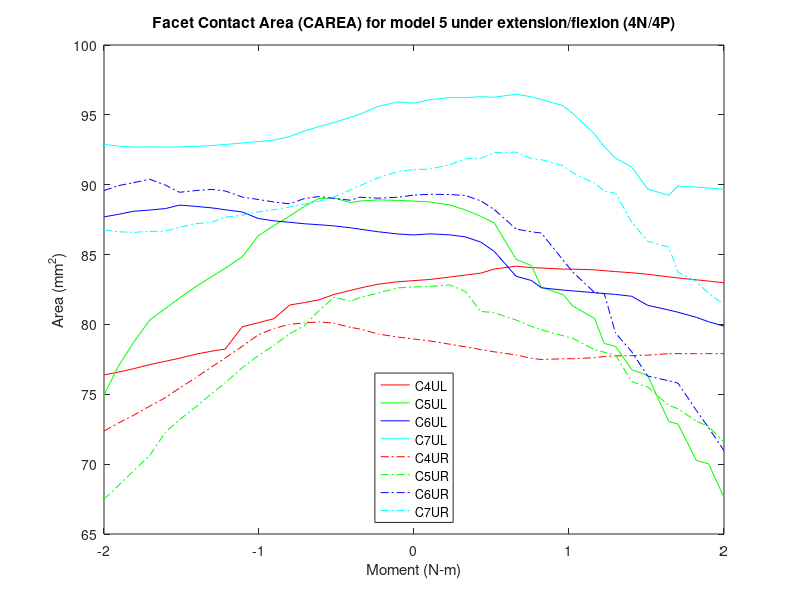

Source code (MATLAB):
% Facet Contact Area (CAREA)
% model5_LatSlide_Tether/4n & 4p
clear all;
%% 4P
figure (16)

c4ulxp=[2 2.05126 2.11533 2.16533 2.21533 2.25908 2.32939 2.37939 2.41064 2.48096 2.51221 2.58252 2.61377 2.65013 2.70227 2.75401 2.82172 2.85179 2.91104 2.95017 3]-2;
c4ulyp=[83.1369 83.2181 83.3931 83.5305 83.6731 83.9603 84.1717 84.0624 84.0391 83.9587 83.9578 83.9085 83.8447 83.7815 83.6994 83.5893 83.4036 83.3289 83.1915 83.1023 82.9816];

c4urxp=[2 2.05126 2.11533 2.16533 2.21533 2.25908 2.32939 2.37939 2.41064 2.48096 2.51221 2.58252 2.61377 2.65013 2.70227 2.75401 2.82172 2.85179 2.91104 2.95017 3]-2;
c4uryp=[78.9534 78.8207 78.5841 78.4015 78.2004 78.0387 77.8187 77.5705 77.4899 77.541 77.5483 77.6228 77.7047 77.7464 77.7697 77.802 77.9067 77.9108 77.9033 77.9128 77.9059];

c5ulxp=[2 2.05126 2.11533 2.16533 2.21533 2.25908 2.32939 2.37939 2.41064 2.48096 2.51221 2.58252 2.61377 2.65013 2.70227 2.75401 2.82172 2.85179 2.91104 2.95017 3]-2;
c5ulyp=[88.8267 88.7657 88.5515 88.2006 87.7384 87.2616 84.6649 84.1952 82.6627 82.1372 81.3217 80.4292 78.6389 78.4283 76.7662 76.3349 73.057 72.8656 70.2629 70.0295 67.6191];

c5urxp=[2 2.05126 2.11533 2.16533 2.21533 2.25908 2.32939 2.37939 2.41064 2.48096 2.51221 2.58252 2.61377 2.65013 2.70227 2.75401 2.82172 2.85179 2.91104 2.95017 3]-2;
c5uryp=[82.6801 82.7202 82.8268 82.3672 80.9323 80.8389 80.3144 79.855 79.6189 79.1887 79.0131 78.1981 78.0138 77.8059 75.9094 75.5246 74.2087 73.9651 73.0742 72.6961 71.586];

c6ulxp=[2 2.05126 2.11533 2.16533 2.21533 2.25908 2.32939 2.37939 2.41064 2.48096 2.51221 2.58252 2.61377 2.65013 2.70227 2.75401 2.82172 2.85179 2.91104 2.95017 3]-2;
c6ulyp=[86.4053 86.4845 86.4102 86.2696 85.8937 85.2249 83.445 83.1407 82.6236 82.4579 82.4001 82.2703 82.2141 82.1484 82.0151 81.3663 81.0337 80.8716 80.5064 80.1894 79.8795];

c6urxp=[2 2.05126 2.11533 2.16533 2.21533 2.25908 2.32939 2.37939 2.41064 2.48096 2.51221 2.58252 2.61377 2.65013 2.70227 2.75401 2.82172 2.85179 2.91104 2.95017 3]-2;
c6uryp=[89.2598 89.3147 89.2995 89.23 88.8484 88.2212 86.8291 86.6256 86.5454 84.6012 83.7486 82.2835 82.2055 79.3819 78.0486 76.3018 75.9676 75.7954 73.8373 72.6041 70.9714];

c7ulxp=[2 2.05126 2.11533 2.16533 2.21533 2.25908 2.32939 2.37939 2.41064 2.48096 2.51221 2.58252 2.61377 2.65013 2.70227 2.75401 2.82172 2.85179 2.91104 2.95017 3]-2;
c7ulyp=[95.8366 96.086 96.24 96.2317 96.2998 96.2609 96.4795 96.29 96.1025 95.6558 95.0954 93.6331 92.7152 91.902 91.2599 89.6892 89.2414 89.9095 89.8311 89.7595 89.6879];

c7urxp=[2 2.05126 2.11533 2.16533 2.21533 2.25908 2.32939 2.37939 2.41064 2.48096 2.51221 2.58252 2.61377 2.65013 2.70227 2.75401 2.82172 2.85179 2.91104 2.95017 3]-2;
c7uryp=[91.0847 91.1182 91.4326 91.851 91.8941 92.2939 92.3362 91.8676 91.7945 91.3595 90.8569 90.0941 89.5506 89.3911 87.3236 85.9498 85.5335 83.7428 83.0618 82.2227 81.4374];

%% 4N

c4ulxn=-1*[2 2.05126 2.11533 2.17471 2.20404 2.25806 2.30703 2.35279 2.40109 2.45138 2.50274 2.55389 2.60894 2.65187 2.70418 2.75649 2.80083 2.85242 2.90526 2.95387 3]+2;
c4ulyn=[83.1369 83.0562 82.882 82.6021 82.4388 82.1451 81.7589 81.5673 81.3903 80.4169 80.1173 79.8294 78.2363 78.0892 77.8664 77.5817 77.369 77.1257 76.8252 76.5872 76.3845];

c4urxn=-1*[2 2.05126 2.11533 2.17471 2.20404 2.25806 2.30703 2.35279 2.40109 2.45138 2.50274 2.55389 2.60894 2.65187 2.70418 2.75649 2.80083 2.85242 2.90526 2.95387 3]+2;
c4uryn=[78.9534 79.094 79.3135 79.6729 79.788 80.0818 80.1846 80.1074 80.0089 79.7128 79.2523 78.4366 77.5954 76.9692 76.18 75.4454 74.7729 74.1491 73.4909 72.9384 72.3678 ];

c5ulxn=-1*[2 2.05126 2.11533 2.17471 2.20404 2.25806 2.30703 2.35279 2.40109 2.45138 2.50274 2.55389 2.60894 2.65187 2.70418 2.75649 2.80083 2.85242 2.90526 2.95387 3]+2;
c5ulyn=[88.8267 88.8794 88.9126 88.8354 88.7193 89.0504 89.0129 88.4627 87.7552 87.0821 86.3399 84.8457 84.0202 83.4378 82.7014 81.8917 81.1622 80.3135 78.6948 77.0047 74.9282];

c5urxn=-1*[2 2.05126 2.11533 2.17471 2.20404 2.25806 2.30703 2.35279 2.40109 2.45138 2.50274 2.55389 2.60894 2.65187 2.70418 2.75649 2.80083 2.85242 2.90526 2.95387 3]+2;
c5uryn=[82.6801 82.6194 82.2518 81.9228 81.6594 81.9356 80.9761 79.9207 79.3331 78.5127 77.761 76.9011 75.8289 75.0653 74.0811 73.1783 72.3187 70.6266 69.5035 68.4608 67.4962];

c6ulxn=-1*[2 2.05126 2.11533 2.17471 2.20404 2.25806 2.30703 2.35279 2.40109 2.45138 2.50274 2.55389 2.60894 2.65187 2.70418 2.75649 2.80083 2.85242 2.90526 2.95387 3]+2;
c6ulyn=[86.4053 86.4715 86.633 86.8185 86.9162 87.0517 87.1377 87.2048 87.308 87.4118 87.5869 88.0477 88.2098 88.3421 88.4498 88.5428 88.2976 88.1869 88.1003 87.8785 87.6982];

c6urxn=-1*[2 2.05126 2.11533 2.17471 2.20404 2.25806 2.30703 2.35279 2.40109 2.45138 2.50274 2.55389 2.60894 2.65187 2.70418 2.75649 2.80083 2.85242 2.90526 2.95387 3]+2;
c6uryn=[89.2598 89.105 89.0348 89.1062 88.889 89.0216 89.1522 89.0174 88.6299 88.7627 88.9443 89.1153 89.553 89.6671 89.5798 89.4583 89.9599 90.3904 90.1468 89.9314 89.5785];

c7ulxn=-1*[2 2.05126 2.11533 2.17471 2.20404 2.25806 2.30703 2.35279 2.40109 2.45138 2.50274 2.55389 2.60894 2.65187 2.70418 2.75649 2.80083 2.85242 2.90526 2.95387 3]+2;
c7ulyn=[95.8366 95.9326 95.609 95.0498 94.8268 94.4525 94.1572 93.8534 93.4489 93.1943 93.0843 92.9876 92.8772 92.8047 92.7437 92.7048 92.6943 92.708 92.6921 92.7702 92.8836];

c7urxn=-1*[2 2.05126 2.11533 2.17471 2.20404 2.25806 2.30703 2.35279 2.40109 2.45138 2.50274 2.55389 2.60894 2.65187 2.70418 2.75649 2.80083 2.85242 2.90526 2.95387 3]+2;
c7uryn=[91.0847 90.951 90.4947 89.9311 89.6381 89.1188 88.81 88.6237 88.4082 88.2146 88.0541 87.8153 87.6728 87.3109 87.2127 86.9433 86.6825 86.6557 86.5904 86.6317 86.7774];
%% left

c4xl=2*[flip(c4ulxn(2:21)),c4ulxp];
c4yl=[flip(c4ulyn(2:21)),c4ulyp];
a=plot(c4xl,c4yl,'r');
hold on

c5xl=2*[flip(c5ulxn(2:21)),c5ulxp];
c5yl=[flip(c5ulyn(2:21)),c5ulyp];
b=plot(c5xl,c5yl,'g');
hold on

c6xl=2*[flip(c6ulxn(2:21)),c6ulxp];
c6yl=[flip(c6ulyn(2:21)),c6ulyp];
c=plot(c6xl,c6yl,'b');
hold on

c7xl=2*[flip(c7ulxn(2:21)),c7ulxp];
c7yl=[flip(c7ulyn(2:21)),c7ulyp];
d=plot(c7xl,c7yl,'c');
hold on
%% Right

c4xr=2*[flip(c4urxn(2:21)),c4urxp];
c4yr=[flip(c4uryn(2:21)),c4uryp];
e=plot(c4xr,c4yr,'-.r');
hold on

c5xr=2*[flip(c5urxn(2:21)),c5urxp];
c5yr=[flip(c5uryn(2:21)),c5uryp];
f=plot(c5xr,c5yr,'-.g');
hold on

c6xr=2*[flip(c6urxn(2:21)),c6urxp];
c6yr=[flip(c6uryn(2:21)),c6uryp];
g=plot(c6xr,c6yr,'-.b');
hold on

c7xr=2*[flip(c7urxn(2:21)),c7urxp];
c7yr=[flip(c7uryn(2:21)),c7uryp];
h=plot(c7xr,c7yr,'-.c');

leg=[a,b,c,d,e,f,g,h];
title('Facet Contact Area (CAREA) for model 5 under extension/flexion (4N/4P)')
xlabel('Moment (N-m)')
ylabel('Area (mm^2)')
legend(leg,'C4UL','C5UL','C6UL','C7UL','C4UR','C5UR','C6UR','C7UR','location','south')
